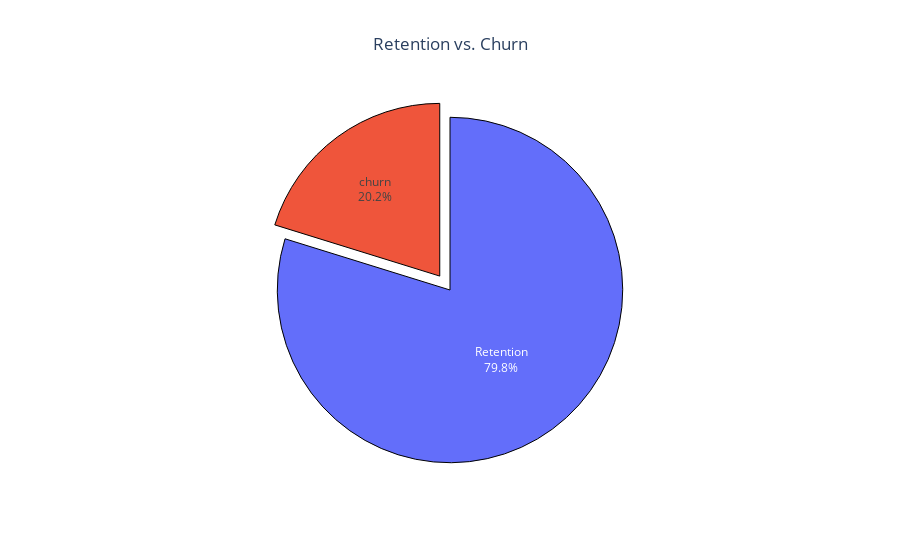

Notebook code cell kept with this figure:
### Code cell
pie_plot(
    labels=["Retention", "churn"], 
    values=[retention, churn], 
    title="Retention vs. Churn", 
    pull=[0, 0.1], 
)

### Figure 1 — Plotly figure (JSON) as saved in the notebook; plotly's stock layout.template omitted (floating-point values rounded to 4 significant figures)
{"data": [{"hovertemplate": "<b>%{label}</b><br>Count: %{value}<br>Percent: %{percent}", "labels": ["Retention", "churn"], "marker": {"line": {"color": "#000000", "width": 1}}, "pull": [0, 0.1], "textinfo": "label+percent", "type": "pie", "values": [7979, 2021]}], "layout": {"showlegend": false, "title": {"text": "Retention vs. Churn", "x": 0.5}}}
